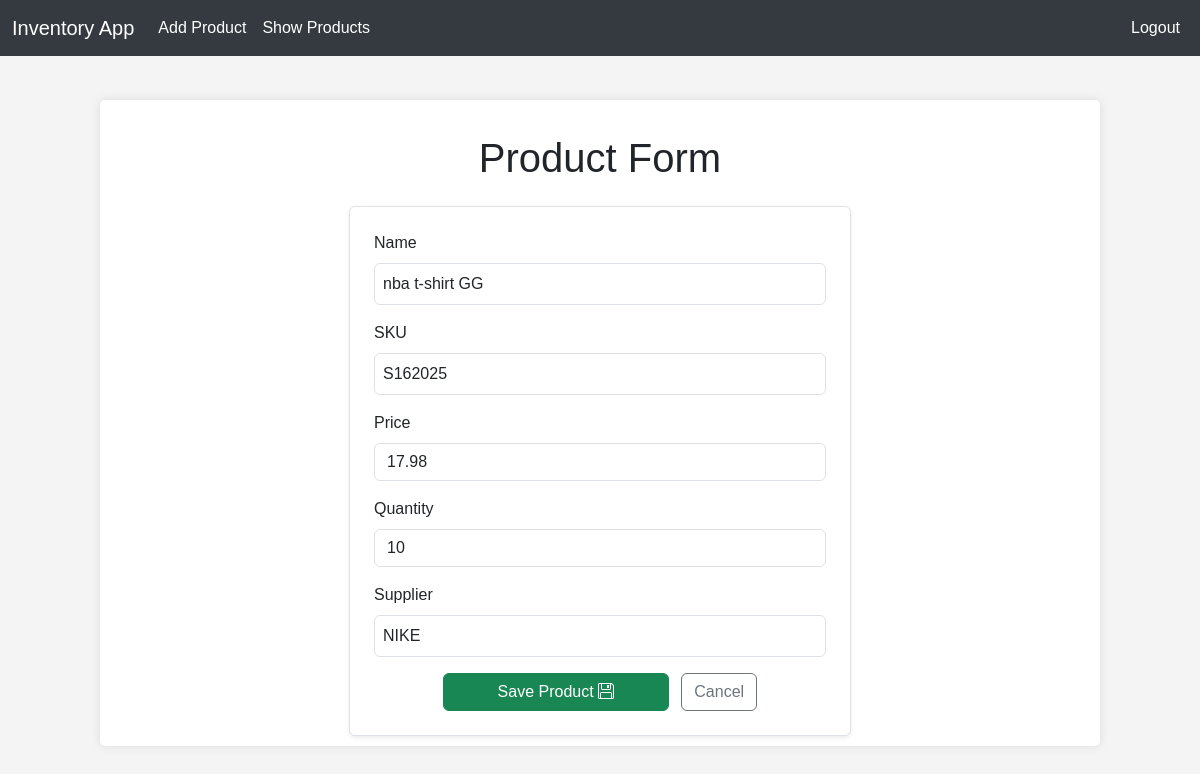
The page /update/6/ (signed in) on the database its author committed.
### invApp/models.py (models this page shows, shortened)
class Product(models.Model):
    product_id = models.AutoField(primary_key=True)
    name = models.CharField(max_length=100)
    sku = models.CharField(max_length=50, unique=True)
    price = models.FloatField()
    quantity = models.IntegerField()
    supplier = models.CharField(max_length=100)
    owner = models.ForeignKey(User, on_delete=models.CASCADE)

### invApp/views.py (the view)
# urls.py: path('update/<int:product_id>/', views.product_update_view, name='product_update'),
@login_required
def product_update_view(request, product_id):
    product = get_object_or_404(Product, product_id=product_id, owner=request.user)
    if request.method == 'POST':
        form = ProductForm(request.POST, instance=product)
        if form.is_valid():
            updated_product = form.save(commit=False)
            updated_product.owner = product.owner
            updated_product.save()
            messages.success(request, 'Product updated successfully!')
            return redirect('product_list')
    else:
        form = ProductForm(instance=product)
    return render(request, 'invApp/product_form.html', {'form': form})

### invApp/templates/invApp/product_form.html (shortened to what this page needs)
{% extends "shared/layout.html" %}
{% block content %}
<h1 class="text-center mt-4">Product Form</h1>
<div class="row justify-content-center">
    <form method="POST" class="p-4 mt-3 col-12 col-md-8 col-lg-6 shadow-sm border rounded bg-white">
        {% for field in form %}
            <div class="mb-3">
                <label for="{{ field.id_for_label }}" class="form-label">{{ field.label }}</label>
                {{ field }}
            </div>
        {% endfor %}
        <div class="text-center">
            <button class="btn btn-success w-50" type="submit">Save Product <i class="bi bi-floppy"></i></button>
            <a href="{% url 'product_list' %}" class="btn btn-outline-secondary ms-2">Cancel</a>
        </div>
    </form>
</div>
{% endblock %}

### authApp/static/styles/styles.css (style rules this page uses)
body { font-family: Arial, sans-serif; background-color: #f4f4f4; padding-top: 56px; margin: 50px; padding: 50px; display: flex; justify-content: center; align-items: center; height: 75vh; min-width: 420px; overflow-x: auto; }
label { display: block; margin-bottom: 5px; }
input[type="text"], input[type="password"] { width: 100%; padding: 8px; box-sizing: border-box; }
button { background: #007bff; color: #fff; border: none; padding: 10px 20px; cursor: pointer; border-radius: 4px; }

### rows shown on the page
Product: form "nba t-shirt GG" "S162025" "17.98" "10" "NIKE"

### other values the page prints
{{ field.label }} "Name" "SKU" "Price" "Quantity" "Supplier"
